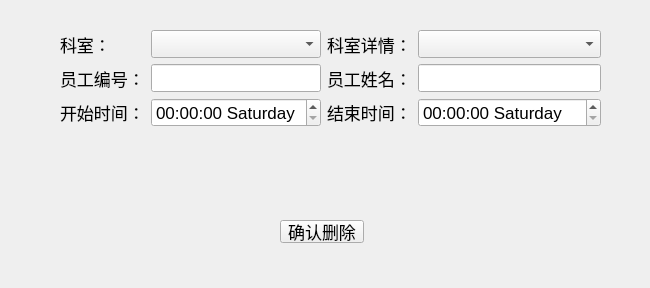
<?xml version="1.0" encoding="UTF-8"?>
<ui version="4.0">
 <class>EditDuty</class>
 <widget class="QDialog" name="EditDuty">
  <property name="geometry">
   <rect>
    <x>0</x>
    <y>0</y>
    <width>650</width>
    <height>288</height>
   </rect>
  </property>
  <property name="windowTitle">
   <string>Dialog</string>
  </property>
  <widget class="QStackedWidget" name="stackedWidget">
   <property name="geometry">
    <rect>
     <x>200</x>
     <y>210</y>
     <width>241</width>
     <height>51</height>
    </rect>
   </property>
   <property name="currentIndex">
    <number>2</number>
   </property>
   <widget class="QWidget" name="page">
    <widget class="QPushButton" name="btn_cAddDuty">
     <property name="geometry">
      <rect>
       <x>80</x>
       <y>10</y>
       <width>84</width>
       <height>23</height>
      </rect>
     </property>
     <property name="font">
      <font>
       <pointsize>13</pointsize>
      </font>
     </property>
     <property name="text">
      <string>添加</string>
     </property>
    </widget>
   </widget>
   <widget class="QWidget" name="page_2">
    <widget class="QPushButton" name="btn_cUpdateDuty">
     <property name="geometry">
      <rect>
       <x>80</x>
       <y>10</y>
       <width>84</width>
       <height>23</height>
      </rect>
     </property>
     <property name="font">
      <font>
       <pointsize>13</pointsize>
      </font>
     </property>
     <property name="text">
      <string>确认更新</string>
     </property>
    </widget>
   </widget>
   <widget class="QWidget" name="page_3">
    <widget class="QPushButton" name="btn_cDelDuty">
     <property name="geometry">
      <rect>
       <x>80</x>
       <y>10</y>
       <width>84</width>
       <height>23</height>
      </rect>
     </property>
     <property name="font">
      <font>
       <pointsize>13</pointsize>
      </font>
     </property>
     <property name="text">
      <string>确认删除</string>
     </property>
    </widget>
   </widget>
  </widget>
  <widget class="QWidget" name="">
   <property name="geometry">
    <rect>
     <x>60</x>
     <y>30</y>
     <width>541</width>
     <height>171</height>
    </rect>
   </property>
   <layout class="QGridLayout" name="gridLayout">
    <property name="sizeConstraint">
     <enum>QLayout::SetMinAndMaxSize</enum>
    </property>
    <item row="0" column="0" colspan="2">
     <widget class="QLabel" name="label">
      <property name="font">
       <font>
        <pointsize>13</pointsize>
       </font>
      </property>
      <property name="text">
       <string>科室：</string>
      </property>
     </widget>
    </item>
    <item row="0" column="5">
     <widget class="QComboBox" name="comb_dpmDetail">
      <property name="font">
       <font>
        <pointsize>13</pointsize>
       </font>
      </property>
     </widget>
    </item>
    <item row="1" column="0" colspan="2">
     <widget class="QLabel" name="label_3">
      <property name="font">
       <font>
        <pointsize>13</pointsize>
       </font>
      </property>
      <property name="text">
       <string>员工编号：</string>
      </property>
     </widget>
    </item>
    <item row="1" column="4">
     <widget class="QLabel" name="label_4">
      <property name="font">
       <font>
        <pointsize>13</pointsize>
       </font>
      </property>
      <property name="text">
       <string>员工姓名：</string>
      </property>
     </widget>
    </item>
    <item row="1" column="5">
     <widget class="QLineEdit" name="edt_staffName">
      <property name="font">
       <font>
        <pointsize>13</pointsize>
       </font>
      </property>
     </widget>
    </item>
    <item row="2" column="4">
     <widget class="QLabel" name="label_6">
      <property name="font">
       <font>
        <pointsize>13</pointsize>
       </font>
      </property>
      <property name="text">
       <string>结束时间：</string>
      </property>
     </widget>
    </item>
    <item row="2" column="5">
     <widget class="QDateTimeEdit" name="dte_end">
      <property name="font">
       <font>
        <pointsize>13</pointsize>
       </font>
      </property>
      <property name="displayFormat">
       <string>HH:mm:ss dddd</string>
      </property>
     </widget>
    </item>
    <item row="2" column="2" colspan="2">
     <widget class="QDateTimeEdit" name="dte_start">
      <property name="font">
       <font>
        <pointsize>13</pointsize>
       </font>
      </property>
      <property name="displayFormat">
       <string>HH:mm:ss dddd</string>
      </property>
     </widget>
    </item>
    <item row="2" column="0" colspan="2">
     <widget class="QLabel" name="label_5">
      <property name="font">
       <font>
        <pointsize>13</pointsize>
       </font>
      </property>
      <property name="text">
       <string>开始时间：</string>
      </property>
     </widget>
    </item>
    <item row="0" column="4">
     <widget class="QLabel" name="label_2">
      <property name="font">
       <font>
        <pointsize>13</pointsize>
       </font>
      </property>
      <property name="text">
       <string>科室详情：</string>
      </property>
     </widget>
    </item>
    <item row="0" column="2" colspan="2">
     <widget class="QComboBox" name="comb_department">
      <property name="font">
       <font>
        <pointsize>13</pointsize>
       </font>
      </property>
     </widget>
    </item>
    <item row="1" column="2" colspan="2">
     <widget class="QLineEdit" name="edt_staffID">
      <property name="font">
       <font>
        <pointsize>13</pointsize>
       </font>
      </property>
     </widget>
    </item>
   </layout>
  </widget>
 </widget>
 <resources/>
 <connections/>
</ui>
